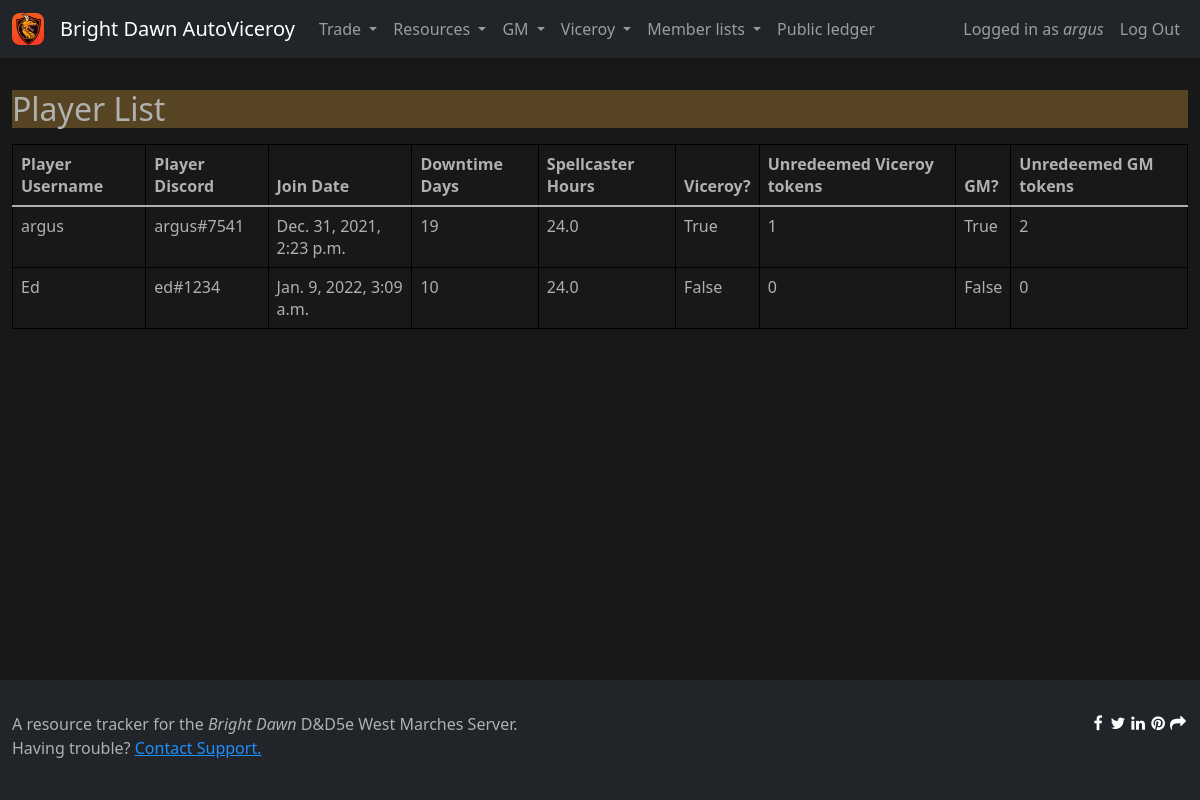
/resource_tracker/player_list/ (signed in), run on an earlier commit of the app's database.
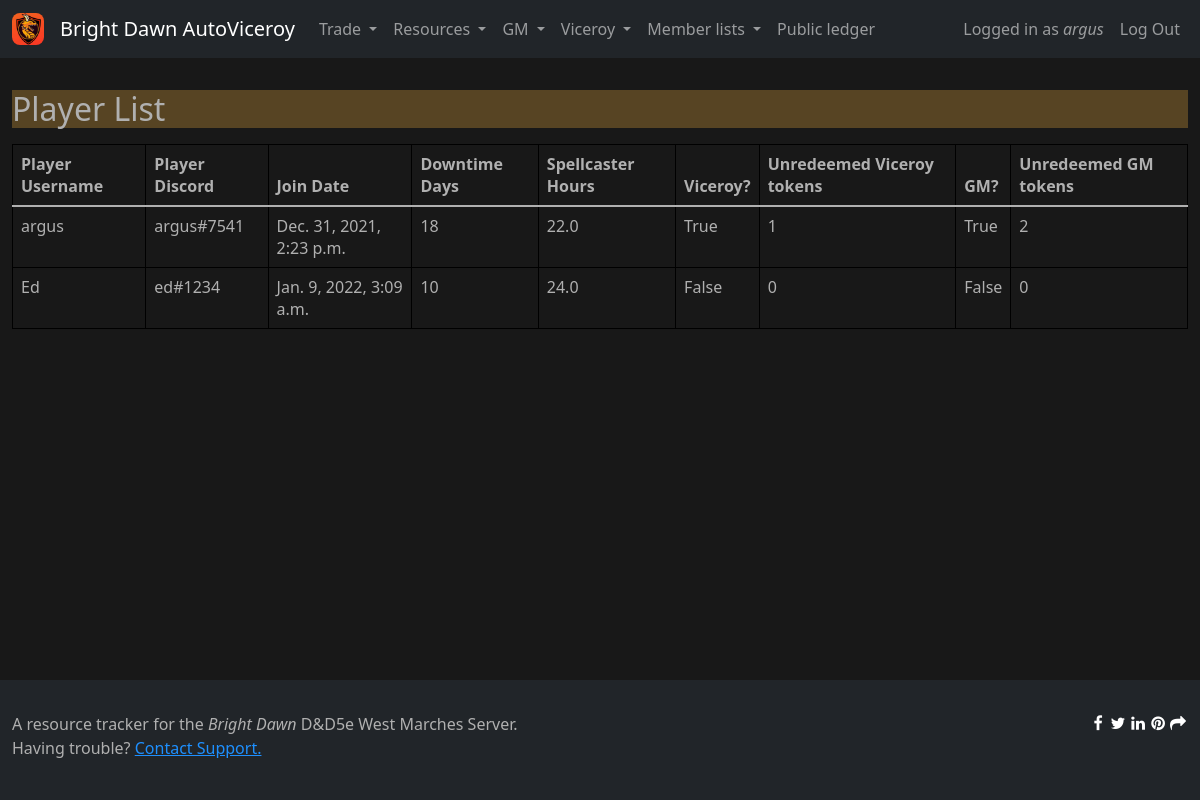
And on a later commit of the database.
### resource_tracker/models.py (models this page shows, shortened)
class Player(models.Model):
    created = models.DateTimeField(auto_now_add=True)
    user = models.ForeignKey(
        settings.AUTH_USER_MODEL,
        on_delete=models.CASCADE
    )
    discord = models.CharField(max_length=50)
    downtime = models.PositiveIntegerField(default=0)
    last_downtime_claim = models.DateTimeField(null=True, blank=True)
    spellcaster_hours = models.FloatField(default=0)
    last_spellcaster_claim = models.DateTimeField(null=True, blank=True)
    isViceroy = models.BooleanField(default=False)
    viceroy_tokens = models.PositiveIntegerField(default=0)
    isGM = models.BooleanField(default=False)
    gm_tokens = models.PositiveIntegerField(default=0)

### resource_tracker/views.py (the view)
# urls.py: path('player_list/', views.player_list, name='player_list'),
@login_required
def player_list(request):
    if not (Player.objects.get(user=request.user).isViceroy or Player.objects.get(user=request.user).isGM):
        raise PermissionDenied()
    context = alwaysContext(request)
    context["players"] = Player.objects.all()
    return render(request, "player_list.html", context)

### brightdawn/views.py (called while the page is built)
def lastSundayMidnight():
    today = datetime.date.today()
    idx = (today.weekday() + 1) % 7
    last_sunday = today - datetime.timedelta(idx)
    last_sunday = datetime.datetime.combine(last_sunday, datetime.datetime.min.time())
    last_sunday = pytz.timezone("US/Eastern").localize(last_sunday)
    return last_sunday

def alwaysContext(request):
    if request.user.is_authenticated:
        user_player = Player.objects.get(user=request.user)
        if user_player.last_spellcaster_claim == None or user_player.last_spellcaster_claim < lastSundayMidnight():
            user_player.spellcaster_hours = 24
            user_player.last_spellcaster_claim = datetime.datetime.now()
            user_player.save()
        return {
            "user_player" : user_player
        }

### resource_tracker/templates/player_list.html (shortened to what this page needs)
{% extends "base.html" %}
{% block page_title %}
Player List
{% endblock %}
{% block body %}
<table class="table">
    <thead>
        <tr>
            <th>Player Username</th>
            <th>Player Discord</th>
            <th>Join Date</th>
            <th>Downtime Days</th>
            <th>Spellcaster Hours</th>
            <th>Viceroy?</th>
            <th>Unredeemed Viceroy tokens</th>
            <th>GM?</th>
            <th>Unredeemed GM tokens</th>
        </tr>
    </thead>
    <tbody>
        {% for plr in players %}
        <tr>
            <td>{{plr.user.username}}</td>
            <td>{{plr.discord}}</td>
            <td>{{plr.created}}</td>
            <td>{{plr.downtime}}</td>
            <td>{{plr.spellcaster_hours}}</td>
            <td>{{plr.isViceroy}}</td>
            <td>{{plr.viceroy_tokens}}</td>
            <td>{{plr.isGM}}</td>
            <td>{{plr.gm_tokens}}</td>
        </tr>
        {% endfor %}
    </tbody>
</table>
{% endblock %}

What changed in the data, as far as the page shows it:
changed Player "argus#7541": downtime "19" → "18"; spellcaster_hours "24.0" → "22.0"
